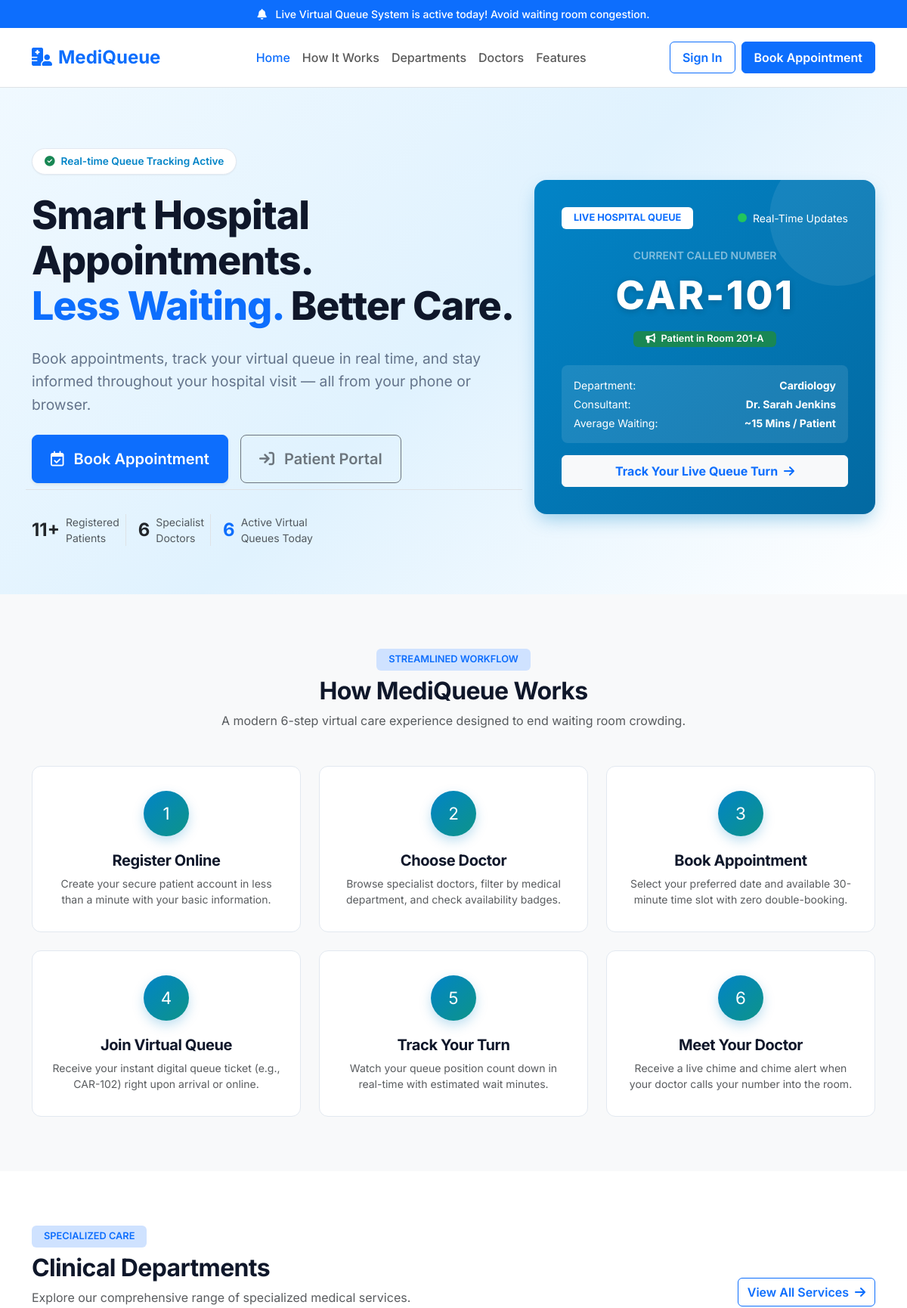
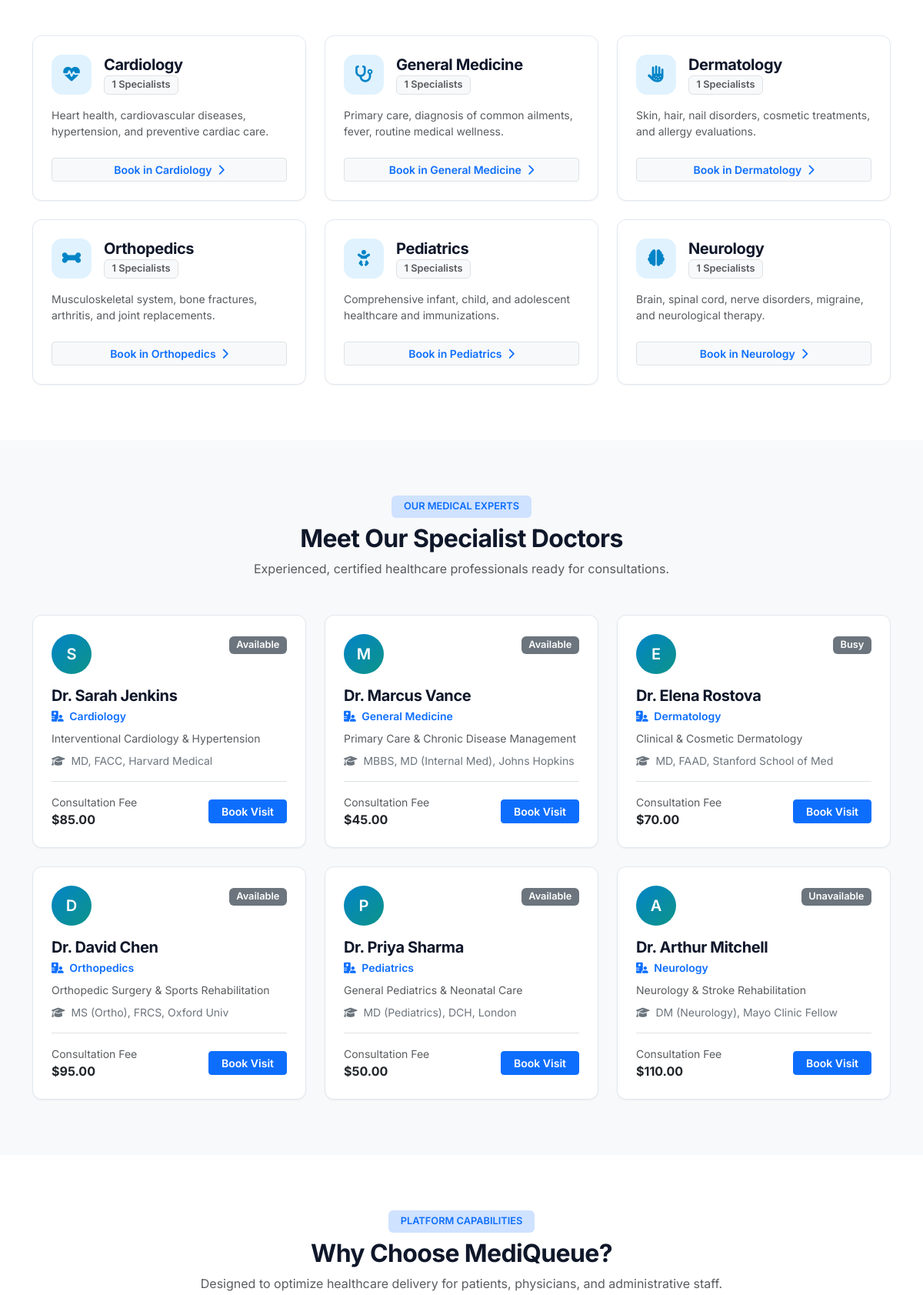
The page / (upper part) on the database its author committed (2 pictures, top to bottom).
### tables this page shows
CREATE TABLE `departments` (
  `id` INT AUTO_INCREMENT PRIMARY KEY,
  `department_name` VARCHAR(100) NOT NULL,
  `description` TEXT NULL,
  `icon` VARCHAR(50) DEFAULT 'fa-stethoscope',
  `created_at` TIMESTAMP DEFAULT CURRENT_TIMESTAMP
);

CREATE TABLE `doctors` (
  `id` INT AUTO_INCREMENT PRIMARY KEY,
  `user_id` INT NOT NULL,
  `department_id` INT NOT NULL,
  `specialization` VARCHAR(150) NOT NULL,
  `qualification` VARCHAR(150) NOT NULL,
  `experience_years` INT DEFAULT 5,
  `room_number` VARCHAR(50) DEFAULT 'Room 101',
  `consultation_fee` DECIMAL(10,2) DEFAULT 50.00,
  `status` ENUM('active', 'inactive') DEFAULT 'active',
  `created_at` TIMESTAMP DEFAULT CURRENT_TIMESTAMP,
  CONSTRAINT `fk_doctors_user` FOREIGN KEY (`user_id`) REFERENCES `users` (`id`) ON DELETE CASCADE,
  CONSTRAINT `fk_doctors_dept` FOREIGN KEY (`department_id`) REFERENCES `departments` (`id`) ON DELETE RESTRICT
);

CREATE TABLE `users` (
  `id` INT AUTO_INCREMENT PRIMARY KEY,
  `name` VARCHAR(150) NOT NULL,
  `email` VARCHAR(150) NOT NULL UNIQUE,
  `password` VARCHAR(255) NOT NULL,
  `role` ENUM('patient', 'doctor', 'admin') NOT NULL DEFAULT 'patient',
  `phone` VARCHAR(30) NULL,
  `status` ENUM('active', 'inactive') NOT NULL DEFAULT 'active',
  `avatar` VARCHAR(255) NULL,
  `created_at` TIMESTAMP DEFAULT CURRENT_TIMESTAMP
);

### index.php (the view, shortened to what the rows shown need)
<?php
require_once __DIR__ . '/includes/functions.php';
$conn = get_db_connection();
$deptStmt = $conn->query("
    SELECT d.*, COUNT(doc.id) as doctor_count
    FROM departments d
    LEFT JOIN doctors doc ON d.id = doc.department_id
    GROUP BY d.id
    ORDER BY d.id ASC
");
$departments = $deptStmt->fetchAll();
$docStmt = $conn->query("
    SELECT d.*, u.name as doctor_name, dept.department_name, dept.icon as dept_icon,
           COALESCE(da.status, 'available') as avail_status,
           da.start_time, da.end_time
    FROM doctors d
    JOIN users u ON d.user_id = u.id
    JOIN departments dept ON d.department_id = dept.id
    LEFT JOIN doctor_availability da ON d.id = da.doctor_id
    WHERE d.status = 'active'
    LIMIT 6
");
$featuredDoctors = $docStmt->fetchAll();
?>
<!DOCTYPE html>
<html lang="en">
<head>
    <link href="https://cdn.jsdelivr.net/npm/bootstrap@5.3.3/dist/css/bootstrap.min.css" rel="stylesheet">
    <link rel="stylesheet" href="https://cdnjs.cloudflare.com/ajax/libs/font-awesome/6.5.1/css/all.min.css">
    <link rel="stylesheet" href="<?= BASE_URL ?>/assets/css/style.css">
</head>
<body class="bg-white">
    <header class="hero-section" id="home">
        <div class="container">
            <div class="row align-items-center gy-5">
                <div class="col-lg-7">
                    <h1 class="hero-title mb-4">
                        Smart Hospital Appointments.<br>
                        <span class="text-primary">Less Waiting.</span> Better Care.
                    </h1>
                </div>
            </div>
        </div>
    </header>
    <section class="py-5 bg-light" id="how-it-works">
        <div class="container py-4">
            <div class="text-center max-w-700 mx-auto mb-5">
                <h2 class="fw-bold">How MediQueue Works</h2>
            </div>
        </div>
    </section>
    <section class="py-5" id="departments">
        <div class="container py-4">
            <div class="d-flex flex-column flex-md-row justify-content-between align-items-md-end mb-5">
                <div>
                    <h2 class="fw-bold">Clinical Departments</h2>
                </div>
            </div>
            <div class="row g-4">
                <?php foreach ($departments as $dept): ?>
                <div class="col-lg-4 col-md-6">
                    <div class="mq-card h-100 p-4">
                        <div class="d-flex align-items-center gap-3 mb-3">
                            <div class="mq-stat-icon primary">
                                <i class="fa-solid <?= htmlspecialchars($dept['icon'] ?: 'fa-stethoscope') ?>"></i>
                            </div>
                            <div>
                                <h5 class="fw-bold mb-0"><?= htmlspecialchars($dept['department_name']) ?></h5>
                                <span class="badge bg-light text-muted border"><?= $dept['doctor_count'] ?> Specialists</span>
                            </div>
                        </div>
                        <p class="text-muted small mb-4"><?= htmlspecialchars($dept['description']) ?></p>
                        <a href="<?= BASE_URL ?>/register.php" class="btn btn-sm btn-light border text-primary fw-semibold w-100">
                            Book in <?= htmlspecialchars($dept['department_name']) ?> <i class="fa-solid fa-chevron-right ms-1"></i>
                        </a>
                    </div>
                </div>
                <?php endforeach; ?>
            </div>
        </div>
    </section>
    <section class="py-5 bg-light" id="doctors">
        <div class="container py-4">
            <div class="text-center max-w-700 mx-auto mb-5">
                <h2 class="fw-bold">Meet Our Specialist Doctors</h2>
            </div>
            <div class="row g-4">
                <?php foreach ($featuredDoctors as $doc): ?>
                <div class="col-lg-4 col-md-6">
                    <div class="mq-card h-100 p-4 d-flex flex-column">
                        <div class="d-flex justify-content-between align-items-start mb-3">
                            <div class="user-avatar" style="width: 52px; height: 52px; font-size: 1.25rem;">
                                <?= strtoupper(substr($doc['doctor_name'], 4, 1)) ?>
                            </div>
                            <div>
                                <?= get_status_badge($doc['avail_status']) ?>
                            </div>
                        </div>
                        <h5 class="fw-bold mb-1"><?= htmlspecialchars($doc['doctor_name']) ?></h5>
                        <div class="text-primary small fw-semibold mb-2">
                            <i class="fa-solid fa-hospital-user me-1"></i> <?= htmlspecialchars($doc['department_name']) ?>
                        </div>
                        <p class="text-muted small mb-2"><?= htmlspecialchars($doc['specialization']) ?></p>
                        <div class="small text-secondary mb-3">
                            <i class="fa-solid fa-graduation-cap me-1"></i> <?= htmlspecialchars($doc['qualification']) ?>
                        </div>
                        <div class="mt-auto pt-3 border-top d-flex justify-content-between align-items-center">
                            <div>
                                <span class="text-muted small d-block">Consultation Fee</span>
                                <span class="fw-bold text-dark">$<?= number_format($doc['consultation_fee'], 2) ?></span>
                            </div>
                            <a href="<?= BASE_URL ?>/register.php" class="btn btn-sm btn-primary px-3 fw-semibold">
                                Book Visit
                            </a>
                        </div>
                    </div>
                </div>
                <?php endforeach; ?>
            </div>
        </div>
    </section>
    <section class="py-5" id="features">
        <div class="container py-4">
            <div class="text-center max-w-700 mx-auto mb-5">
                <h2 class="fw-bold">Why Choose MediQueue?</h2>
            </div>
        </div>
    </section>
</body>
</html>

### includes/functions.php (shortened to what the rows shown need)
<?php
function get_status_badge($status) {
    $status = strtolower(trim((string)$status));
    return $badges[$status] ?? '<span class="badge bg-secondary">' . htmlspecialchars(ucfirst($status)) . '</span>';
}

### rows shown on the page
departments: department_name "Cardiology", doctor_count "1", description "Heart health, cardiovascular diseases, hypertension, and preventive cardiac care."
departments: department_name "General Medicine", doctor_count "1", description "Primary care, diagnosis of common ailments, fever, routine medical wellness."
departments: department_name "Dermatology", doctor_count "1", description "Skin, hair, nail disorders, cosmetic treatments, and allergy evaluations."
departments: department_name "Orthopedics", doctor_count "1", description "Musculoskeletal system, bone fractures, arthritis, and joint replacements."
departments: department_name "Pediatrics", doctor_count "1", description "Comprehensive infant, child, and adolescent healthcare and immunizations."
departments: department_name "Neurology", doctor_count "1", description "Brain, spinal cord, nerve disorders, migraine, and neurological therapy."
doctors: user.name "S", status "Available", user.name "Dr. Sarah Jenkins", department.department_name "Cardiology", specialization "Interventional Cardiology & Hypertension", qualification "MD, FACC, Harvard Medical", consultation_fee "85.00"
doctors: user.name "M", status "Available", user.name "Dr. Marcus Vance", department.department_name "General Medicine", specialization "Primary Care & Chronic Disease Management", qualification "MBBS, MD (Internal Med), Johns Hopkins", consultation_fee "45.00"
doctors: user.name "E", status "Busy", user.name "Dr. Elena Rostova", department.department_name "Dermatology", specialization "Clinical & Cosmetic Dermatology", qualification "MD, FAAD, Stanford School of Med", consultation_fee "70.00"
doctors: user.name "D", status "Available", user.name "Dr. David Chen", department.department_name "Orthopedics", specialization "Orthopedic Surgery & Sports Rehabilitation", qualification "MS (Ortho), FRCS, Oxford Univ", consultation_fee "95.00"
doctors: user.name "P", status "Available", user.name "Dr. Priya Sharma", department.department_name "Pediatrics", specialization "General Pediatrics & Neonatal Care", qualification "MD (Pediatrics), DCH, London", consultation_fee "50.00"
doctors: user.name "A", status "Unavailable", user.name "Dr. Arthur Mitchell", department.department_name "Neurology", specialization "Neurology & Stroke Rehabilitation", qualification "DM (Neurology), Mayo Clinic Fellow", consultation_fee "110.00"

### other values the page prints
APP_NAME "MediQueue"
$patientCount "11"
$doctorCount "6"
$todayQueueCount "6"
